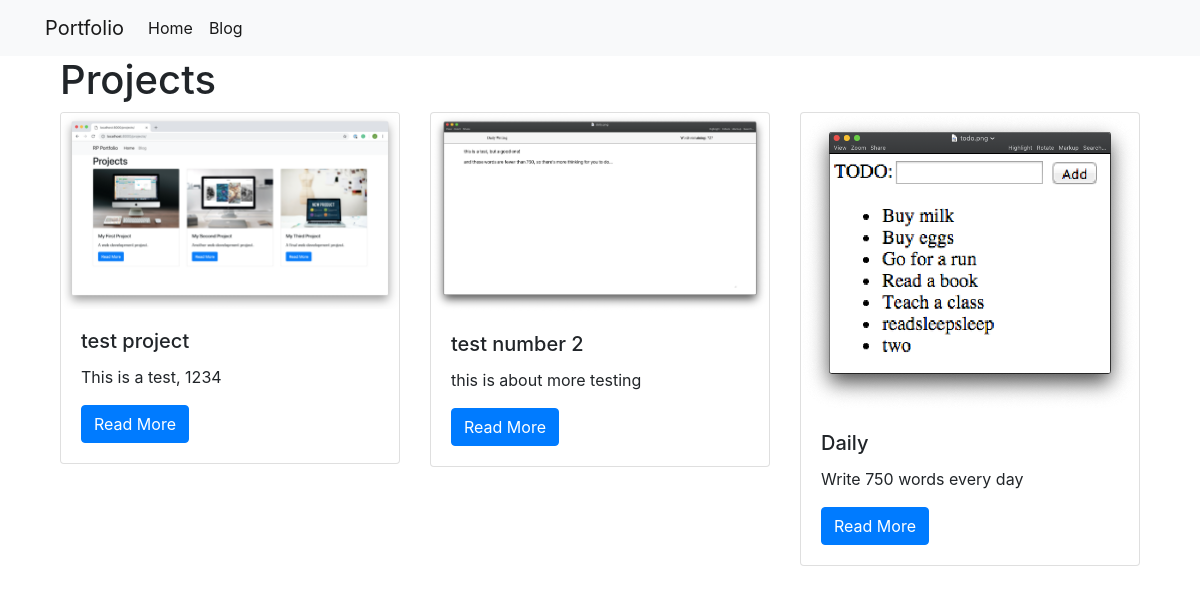
/projects/, run on the app's committed database.
### projects/models.py (models this page shows)
class Project(models.Model):
    title = models.CharField(max_length=100)
    description = models.TextField()
    technology = models.CharField(max_length=20)
    image = models.CharField(max_length=100)

### projects/views.py (the view)
# urls.py: path("", views.all_projects, name="all_projects"),
def all_projects(request):
    projects = Project.objects.all()
    return render(request,"projects/all_projects.html", {'projects': projects})

### projects/templates/projects/all_projects.html
{% extends 'portfolio/base.html' %}
{% load static %}
{% block content %}
<div class="container">
    <h1>Projects</h1>
    <div class="row">
    {% for project in projects %}
        <div class="col-md-4">
            <div class="card mb-2">
                <img class="card-img-top" src="{% static project.image %}" alt="{{ project.description }}">
                <div class="card-body">
                    <h5 class="card-title">{{ project.title }}</h5>
                    <p class="card-text">{{ project.description }}</p>
                    <a href="{% url 'projects:project_detail' project.pk %}" class="btn btn-primary">Read More</a>
                </div>
            </div>
        </div>
    {% endfor %}
    </div>
</div>
{% endblock %}

### data on the page
Project: image (picture), title "test project", description "This is a test, 1234"
Project: image (picture), title "test number 2", description "this is about more testing"
Project: image (picture), title "Daily", description "Write 750 words every day"
